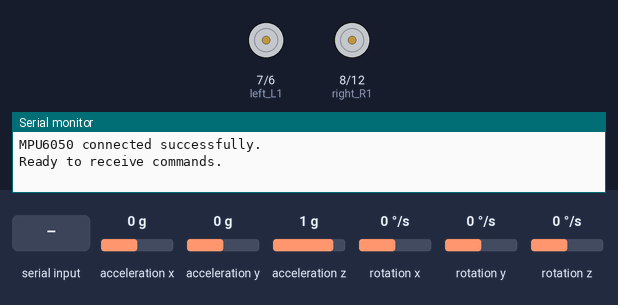
Bench run of a sketch on a simulated Arduino Uno, built with avr-gcc and run on an emulated ATmega328P. Parts: motor-driver pin pairs drawn as motors (green arrow = first pin HIGH = forward, orange = second pin HIGH = backward, longer = more drive, scaled by the enable pin), the last lines printed to the serial monitor. The inputs (shaded band) are chosen by the test bench; at power-on: acceleration y 0 g, acceleration z 1 g, acceleration x 0 g, rotation x 0 °/s, rotation y 0 °/s, rotation z 0 °/s.

Above: at 1.2 s.
1.3 s: "M" received over Serial
2.8 s: acceleration y set to -1.4 g
At 3.9 s:
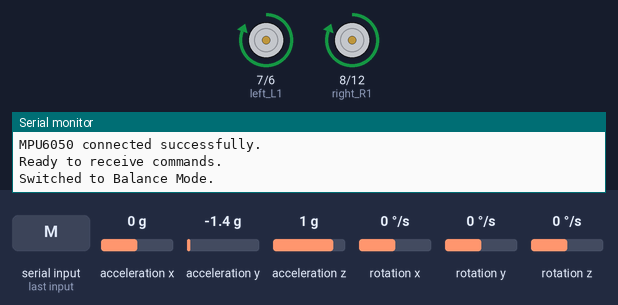
4.3 s: acceleration y set to -0.4 g
5.8 s: acceleration y set to -0.2 g
At 6.4 s:
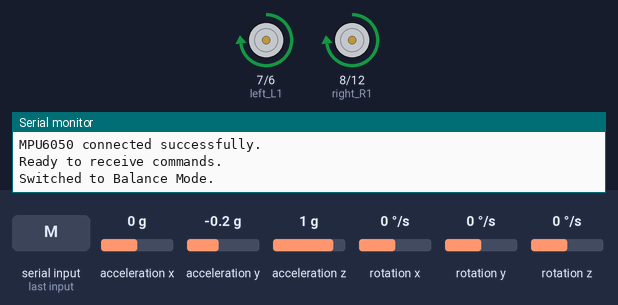
7.3 s: acceleration z set to 1.4 g
At 7.6 s:
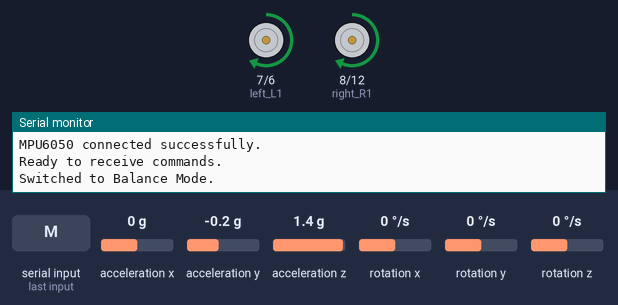
8.8 s: acceleration y set to 0 g
At 10.0 s:
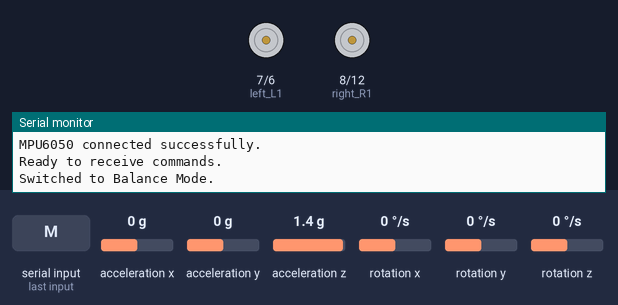
Timing chart, 0 to 11.3 s (numbered marks = the images above; inputs shaded):
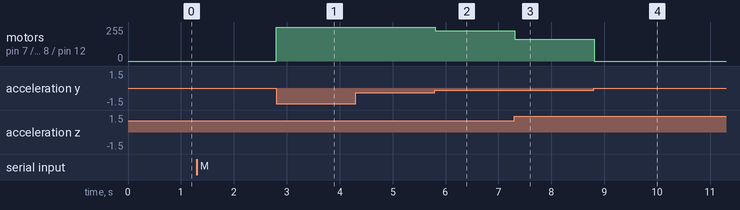

Measured:
- after the input at 2.8 s, motor on pin 7 (left_L1) / pin 6 (left_L2), motor on pin 8 (right_R1) / pin 12 (right_R2): stopped → forward 255/255 at once
- after the input at 4.3 s, every drawn part: stays the same
- after the input at 5.8 s, motor on pin 7 (left_L1) / pin 6 (left_L2), motor on pin 8 (right_R1) / pin 12 (right_R2): forward 255/255 → forward 226/255 at once
- after the input at 7.3 s, motor on pin 7 (left_L1) / pin 6 (left_L2), motor on pin 8 (right_R1) / pin 12 (right_R2): forward 226/255 → forward 162/255 at once
- after the input at 8.8 s, motor on pin 7 (left_L1) / pin 6 (left_L2), motor on pin 8 (right_R1) / pin 12 (right_R2): forward 162/255 → stopped at once

The sketch:

main.ino
```cpp
#include <Wire.h>          // I2C library for MPU6050
#include <MPU6050.h>       // MPU6050 library for sensor readings

// Motor pins
const int right_R1 = 8, right_R2 = 12, PWM_R = 10;
const int left_L1 = 7, left_L2 = 6, PWM_L = 9;

// MPU6050 object
MPU6050 mpu6050;

// PID parameters for balance control
double kp = 20.0, kd = 0.5;  // Adjusted Kp and Kd values
double angleSetpoint = 0.0;  // Target angle for balancing (0 means upright)

// Variables for PD control
double angle, previousError = 0;

// Experience replay parameters
const int maxExperience = 100;  // Maximum size of the experience replay buffer
int experienceIndex = 0;         // Current index in the experience buffer
double experienceBuffer[maxExperience][4]; // Buffer to store experiences

// Manual control variables
bool manualMode = true;  // Flag to indicate manual mode (true) or balance mode (false)

// Timer for balance control
unsigned long previousTime = 0;
const int balanceInterval = 5; // 5 ms

void setup() {
  Serial.begin(9600); // Start Serial communication at 9600 baud rate

  // Set motor control pins as OUTPUT
  pinMode(right_R1, OUTPUT);
  pinMode(right_R2, OUTPUT);
  pinMode(left_L1, OUTPUT);
  pinMode(left_L2, OUTPUT);
  pinMode(PWM_R, OUTPUT);
  pinMode(PWM_L, OUTPUT);

  // Initialize the MPU6050 sensor
  Wire.begin();
  mpu6050.initialize();

  // Check if MPU6050 is connected
  if (mpu6050.testConnection()) {
    Serial.println("MPU6050 connected successfully.");
  } else {
    Serial.println("MPU6050 connection failed.");
  }

  Serial.println("Ready to receive commands."); // Feedback message
}

void loop() {
  // Read commands from the Bluetooth or Serial monitor
  readCommands();

  // Balance control loop if not in manual mode
  if (!manualMode) {
    unsigned long currentTime = millis();
    if (currentTime - previousTime >= balanceInterval) {
      balanceControl();
      previousTime = currentTime;
    }
  }
}

// Function to read commands from Serial or Bluetooth
void readCommands() {
  if (Serial.available()) { // Check if data is available to read
    char command = Serial.read(); // Read the incoming Bluetooth command

    // Check the received command and control the LED or robot accordingly
    switch(command) {
      case 'M': // Toggle manual mode
        manualMode = !manualMode; // Toggle between manual and balance mode
        if (manualMode) {
          Serial.println("Switched to Manual Mode.");
        } else {
          Serial.println("Switched to Balance Mode.");
        }
        break;
      case 'S': // Stop the car
        moveMotor(0, 0);
        Serial.println("Stop");
        break;
      case 'F': // Move forward in manual mode
        if (manualMode) {
          moveMotor(50, 50); // Reduced speed for better control
          Serial.println("Moving forward");
        }
        break;
      case 'B': // Move backward in manual mode
        if (manualMode) {
          moveMotor(-50, -50); // Reduced speed for better control
          Serial.println("Moving backward");
        }
        break;
      case 'L': // Turn left in manual mode
        if (manualMode) {
          moveMotor(30, 50); // Adjusted speed for turning
          Serial.println("Turning left");
        }
        break;
      case 'R': // Turn right in manual mode
        if (manualMode) {
          moveMotor(50, 30); // Adjusted speed for turning
          Serial.println("Turning right");
        }
        break;
      default:
        Serial.print("Received unknown command: ");
        Serial.println(command);
        break;
    }
  }
}

// Function to balance the robot using PD control
void balanceControl() {
  // Read raw data from MPU6050
  int16_t ax, ay, az;  // Accelerometer data
  int16_t gx, gy, gz;  // Gyroscope data
  mpu6050.getMotion6(&ax, &ay, &az, &gx, &gy, &gz);

  // Calculate angle using accelerometer data (simplified method)
  angle = atan2(ay, az) * 180 / PI;

  // PD control formula
  double error = angleSetpoint - angle;
  double derivative = error - previousError;
  double pwmOutput = kp * error + kd * derivative;

  // Move motors based on PWM output from PD controller
  moveMotor(pwmOutput, pwmOutput);

  // Store experience (state, action, reward, new state)
  storeExperience(angle, pwmOutput, calculateReward(), angle); // Adjust parameters accordingly

  // Update previous error
  previousError = error;
}

// Function to move motors with given PWM values
void moveMotor(int pwm1, int pwm2) {
  pwm1 = constrain(pwm1, -255, 255); // Constrain PWM values to be between -255 and 255
  pwm2 = constrain(pwm2, -255, 255);

  // Control left motor
  if (pwm1 >= 0) {
    digitalWrite(left_L1, HIGH);
    digitalWrite(left_L2, LOW);
    analogWrite(PWM_L, pwm1);
  } else {
    digitalWrite(left_L1, LOW);
    digitalWrite(left_L2, HIGH);
    analogWrite(PWM_L, -pwm1);
  }

  // Control right motor
  if (pwm2 >= 0) {
    digitalWrite(right_R1, HIGH);
    digitalWrite(right_R2, LOW);
    analogWrite(PWM_R, pwm2);
  } else {
    digitalWrite(right_R1, LOW);
    digitalWrite(right_R2, HIGH);
    analogWrite(PWM_R, -pwm2);
  }
}

// Function to store experiences
void storeExperience(double state, double action, double reward, double newState) {
  experienceBuffer[experienceIndex][0] = state;   // Current state
  experienceBuffer[experienceIndex][1] = action;  // Action taken
  experienceBuffer[experienceIndex][2] = reward;  // Reward received
  experienceBuffer[experienceIndex][3] = newState; // Next state

  experienceIndex = (experienceIndex + 1) % maxExperience; // Loop back if we reach max size
}

// Function to calculate reward (implement your reward logic)
double calculateReward() {
  // You can modify this function based on your reward strategy
  // For example, reward can be based on how close the angle is to the setpoint
  return 1.0 - abs(angle - angleSetpoint) / 90.0; // Simple reward example
}

// Call this function in the void loop() to print the Q-table
void printQTable() {
  Serial.println("Q-table:");
  for (int i = 0; i < maxExperience; i++) {
    Serial.print("Experience ");
    Serial.print(i);
    Serial.print(" - State: ");
    Serial.print(experienceBuffer[i][0]); // Current state
    Serial.print(" | Action: ");
    Serial.print(experienceBuffer[i][1]); // Action taken
    Serial.print(" | Reward: ");
    Serial.print(experienceBuffer[i][2]); // Reward received
    Serial.print(" | New State: ");
    Serial.println(experienceBuffer[i][3]); // New state
  }
}
```
